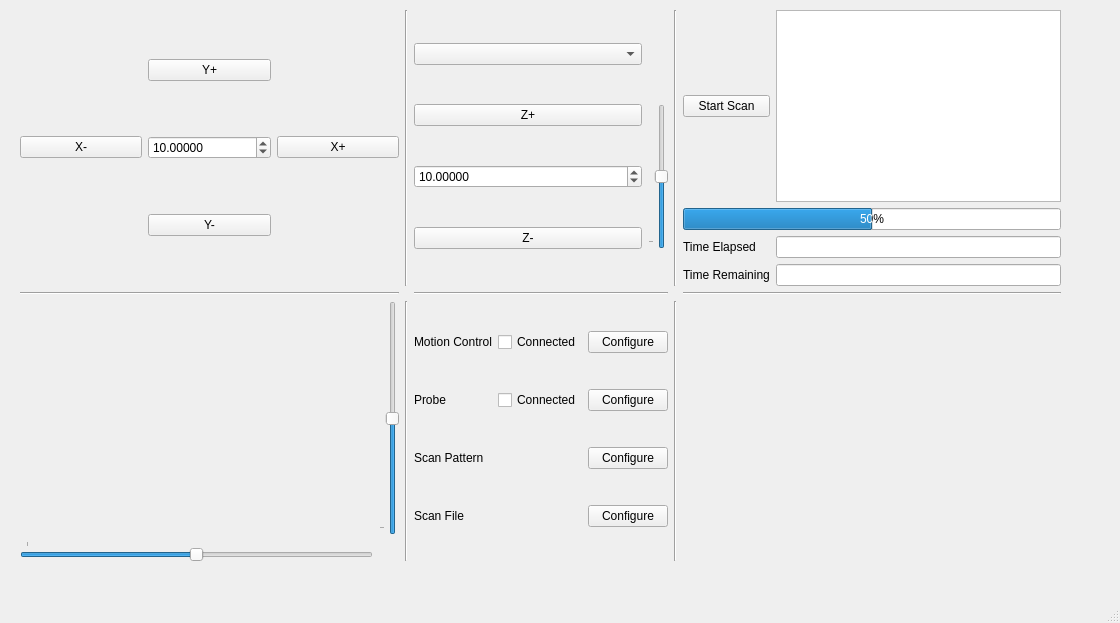
<?xml version="1.0" encoding="UTF-8"?>
<ui version="4.0">
 <class>MainWindow</class>
 <widget class="QMainWindow" name="MainWindow">
  <property name="geometry">
   <rect>
    <x>0</x>
    <y>0</y>
    <width>1120</width>
    <height>623</height>
   </rect>
  </property>
  <property name="windowTitle">
   <string>MainWindow</string>
  </property>
  <property name="animated">
   <bool>false</bool>
  </property>
  <property name="documentMode">
   <bool>true</bool>
  </property>
  <property name="tabShape">
   <enum>QTabWidget::Triangular</enum>
  </property>
  <widget class="QWidget" name="central_widget">
   <widget class="QWidget" name="gridLayoutWidget_6">
    <property name="geometry">
     <rect>
      <x>20</x>
      <y>10</y>
      <width>1041</width>
      <height>551</height>
     </rect>
    </property>
    <layout class="QGridLayout" name="main_layout">
     <property name="sizeConstraint">
      <enum>QLayout::SetDefaultConstraint</enum>
     </property>
     <item row="2" column="4">
      <layout class="QFormLayout" name="config_layout"/>
     </item>
     <item row="2" column="0">
      <layout class="QGridLayout" name="diplay_layout">
       <item row="0" column="1">
        <widget class="QAxisPositionSlider" name="y_axis_slider">
         <property name="minimum">
          <number>-100</number>
         </property>
         <property name="maximum">
          <number>100</number>
         </property>
         <property name="orientation">
          <enum>Qt::Vertical</enum>
         </property>
         <property name="tickPosition">
          <enum>QSlider::TicksAbove</enum>
         </property>
         <property name="tickInterval">
          <number>50000</number>
         </property>
        </widget>
       </item>
       <item row="1" column="0">
        <widget class="QAxisPositionSlider" name="x_axis_slider">
         <property name="minimum">
          <number>-100</number>
         </property>
         <property name="maximum">
          <number>100</number>
         </property>
         <property name="orientation">
          <enum>Qt::Horizontal</enum>
         </property>
         <property name="invertedAppearance">
          <bool>false</bool>
         </property>
         <property name="tickPosition">
          <enum>QSlider::TicksAbove</enum>
         </property>
         <property name="tickInterval">
          <number>50000</number>
         </property>
        </widget>
       </item>
       <item row="0" column="0">
        <widget class="QWidget" name="xy_canvas" native="true"/>
       </item>
      </layout>
     </item>
     <item row="0" column="0">
      <layout class="QGridLayout" name="xy_move_layout">
       <item row="1" column="2">
        <widget class="QPushButton" name="x_plus_button">
         <property name="text">
          <string>X+</string>
         </property>
        </widget>
       </item>
       <item row="0" column="1">
        <widget class="QPushButton" name="y_plus_button">
         <property name="text">
          <string>Y+</string>
         </property>
        </widget>
       </item>
       <item row="2" column="1">
        <widget class="QPushButton" name="y_minus_button">
         <property name="text">
          <string>Y-</string>
         </property>
        </widget>
       </item>
       <item row="1" column="1">
        <widget class="QDoubleSpinBox" name="xy_move_amount">
         <property name="decimals">
          <number>5</number>
         </property>
         <property name="minimum">
          <double>-1000000000000000.000000000000000</double>
         </property>
         <property name="maximum">
          <double>1000000000000000.000000000000000</double>
         </property>
         <property name="value">
          <double>10.000000000000000</double>
         </property>
        </widget>
       </item>
       <item row="1" column="0">
        <widget class="QPushButton" name="x_minus_button">
         <property name="text">
          <string>X-</string>
         </property>
        </widget>
       </item>
      </layout>
     </item>
     <item row="2" column="2">
      <layout class="QGridLayout" name="settings_layout">
       <item row="3" column="2">
        <widget class="QPushButton" name="configure_file_button">
         <property name="text">
          <string>Configure</string>
         </property>
         <property name="checkable">
          <bool>true</bool>
         </property>
        </widget>
       </item>
       <item row="0" column="0">
        <widget class="QLabel" name="configure_motion_label">
         <property name="text">
          <string>Motion Control</string>
         </property>
        </widget>
       </item>
       <item row="0" column="2">
        <widget class="QPushButton" name="configure_motion_button">
         <property name="text">
          <string>Configure</string>
         </property>
         <property name="checkable">
          <bool>true</bool>
         </property>
        </widget>
       </item>
       <item row="3" column="0">
        <widget class="QLabel" name="configure_file_label">
         <property name="text">
          <string>Scan File</string>
         </property>
        </widget>
       </item>
       <item row="1" column="0">
        <widget class="QLabel" name="configure_probe_label">
         <property name="text">
          <string>Probe</string>
         </property>
        </widget>
       </item>
       <item row="2" column="0">
        <widget class="QLabel" name="configure_pattern_label">
         <property name="text">
          <string>Scan Pattern</string>
         </property>
        </widget>
       </item>
       <item row="1" column="2">
        <widget class="QPushButton" name="configure_probe_button">
         <property name="text">
          <string>Configure</string>
         </property>
         <property name="checkable">
          <bool>true</bool>
         </property>
        </widget>
       </item>
       <item row="2" column="2">
        <widget class="QPushButton" name="configure_pattern_button">
         <property name="text">
          <string>Configure</string>
         </property>
         <property name="checkable">
          <bool>true</bool>
         </property>
        </widget>
       </item>
       <item row="1" column="1">
        <widget class="QCheckBox" name="checkBox">
         <property name="text">
          <string>Connected</string>
         </property>
         <property name="checkable">
          <bool>false</bool>
         </property>
        </widget>
       </item>
       <item row="0" column="1">
        <widget class="QCheckBox" name="motion_connected_checkbox">
         <property name="text">
          <string>Connected</string>
         </property>
         <property name="checkable">
          <bool>false</bool>
         </property>
        </widget>
       </item>
      </layout>
     </item>
     <item row="2" column="1">
      <widget class="Line" name="line_3">
       <property name="orientation">
        <enum>Qt::Vertical</enum>
       </property>
      </widget>
     </item>
     <item row="0" column="1">
      <widget class="Line" name="line_2">
       <property name="orientation">
        <enum>Qt::Vertical</enum>
       </property>
      </widget>
     </item>
     <item row="0" column="4">
      <layout class="QGridLayout" name="scan_layout">
       <item row="0" column="1">
        <widget class="QTextEdit" name="scan_description_box"/>
       </item>
       <item row="4" column="0">
        <widget class="QLabel" name="time_remaining_label">
         <property name="text">
          <string>Time Remaining</string>
         </property>
        </widget>
       </item>
       <item row="0" column="0">
        <widget class="QPushButton" name="start_scan_button">
         <property name="text">
          <string>Start Scan</string>
         </property>
        </widget>
       </item>
       <item row="2" column="0">
        <widget class="QLabel" name="time_elapsed_label">
         <property name="text">
          <string>Time Elapsed</string>
         </property>
        </widget>
       </item>
       <item row="2" column="1">
        <widget class="QLineEdit" name="time_elapsed_box">
         <property name="enabled">
          <bool>true</bool>
         </property>
         <property name="readOnly">
          <bool>true</bool>
         </property>
        </widget>
       </item>
       <item row="4" column="1">
        <widget class="QLineEdit" name="time_remaining_box">
         <property name="readOnly">
          <bool>true</bool>
         </property>
        </widget>
       </item>
       <item row="1" column="0" colspan="2">
        <widget class="QProgressBar" name="scan_progress_bar">
         <property name="value">
          <number>50</number>
         </property>
        </widget>
       </item>
      </layout>
     </item>
     <item row="0" column="2">
      <layout class="QGridLayout" name="z_move_layout">
       <item row="1" column="0">
        <widget class="QPushButton" name="z_plus_button">
         <property name="text">
          <string>Z+</string>
         </property>
        </widget>
       </item>
       <item row="3" column="0">
        <widget class="QPushButton" name="z_minus_button">
         <property name="text">
          <string>Z-</string>
         </property>
        </widget>
       </item>
       <item row="2" column="0">
        <widget class="QDoubleSpinBox" name="z_move_amount">
         <property name="decimals">
          <number>5</number>
         </property>
         <property name="minimum">
          <double>-100000000000000000.000000000000000</double>
         </property>
         <property name="maximum">
          <double>100000000000000000.000000000000000</double>
         </property>
         <property name="value">
          <double>10.000000000000000</double>
         </property>
        </widget>
       </item>
       <item row="0" column="0">
        <widget class="QComboBox" name="z_axis_select"/>
       </item>
       <item row="1" column="1" rowspan="3">
        <widget class="QAxisPositionSlider" name="z_axis_slider">
         <property name="minimum">
          <number>-100</number>
         </property>
         <property name="maximum">
          <number>100</number>
         </property>
         <property name="orientation">
          <enum>Qt::Vertical</enum>
         </property>
         <property name="tickPosition">
          <enum>QSlider::TicksAbove</enum>
         </property>
         <property name="tickInterval">
          <number>50000</number>
         </property>
        </widget>
       </item>
      </layout>
     </item>
     <item row="2" column="3">
      <widget class="Line" name="line_4">
       <property name="orientation">
        <enum>Qt::Vertical</enum>
       </property>
      </widget>
     </item>
     <item row="0" column="3">
      <widget class="Line" name="line_5">
       <property name="orientation">
        <enum>Qt::Vertical</enum>
       </property>
      </widget>
     </item>
     <item row="1" column="2">
      <widget class="Line" name="line_6">
       <property name="orientation">
        <enum>Qt::Horizontal</enum>
       </property>
      </widget>
     </item>
     <item row="1" column="0">
      <widget class="Line" name="line">
       <property name="orientation">
        <enum>Qt::Horizontal</enum>
       </property>
      </widget>
     </item>
     <item row="1" column="4">
      <widget class="Line" name="line_8">
       <property name="orientation">
        <enum>Qt::Horizontal</enum>
       </property>
      </widget>
     </item>
    </layout>
   </widget>
  </widget>
  <widget class="QMenuBar" name="menubar">
   <property name="geometry">
    <rect>
     <x>0</x>
     <y>0</y>
     <width>1120</width>
     <height>22</height>
    </rect>
   </property>
  </widget>
  <widget class="QStatusBar" name="statusbar"/>
 </widget>
 <customwidgets>
  <customwidget>
   <class>QAxisPositionSlider</class>
   <extends>QSlider</extends>
   <header>gui.qt_util</header>
  </customwidget>
 </customwidgets>
 <resources/>
 <connections/>
</ui>
